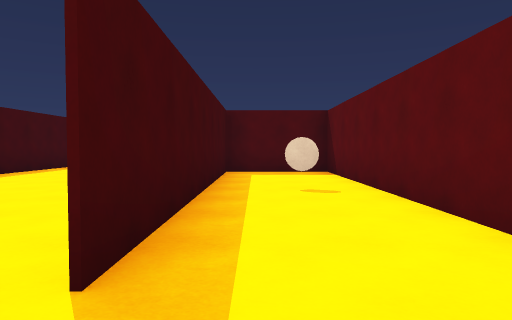
View 1 (above)

24 first-person views from a walk through a Unity game level. The camera is 1.2 m above the floor, tilts 2° down and sees 70° across. Doors are open. The floor is counted in squares, 2 m on a side. Each view is taken from the middle of a square. On the plan, view 1 faces up. The plan holds only what a view shows up to about 10 squares ahead; the rest is blank. The place goes on beyond the plan. The player is left out.

View 2
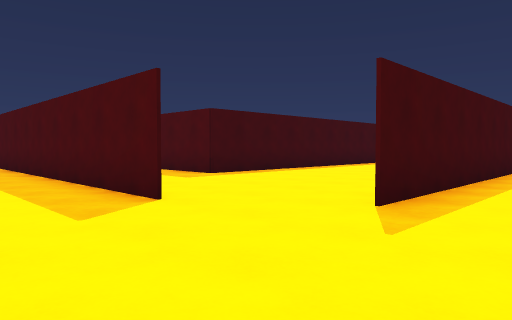

View 3
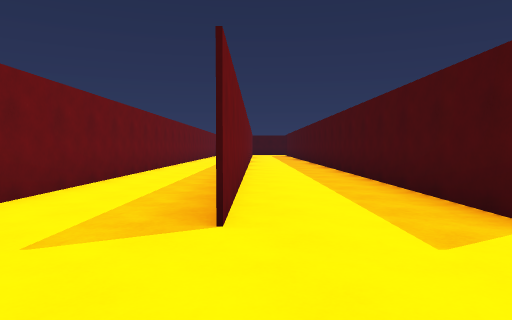

View 4
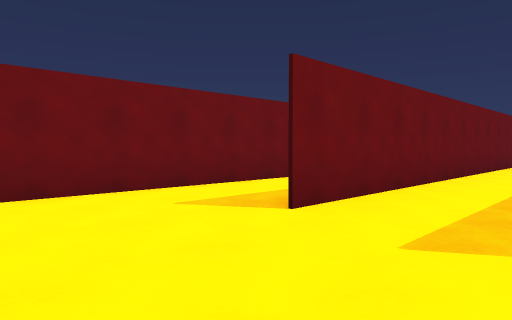

View 5
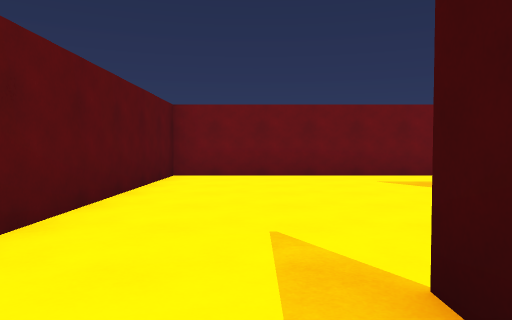

View 6
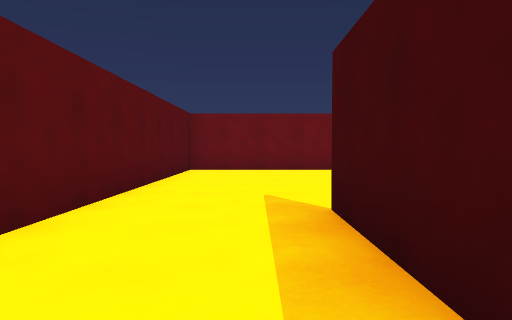

View 7
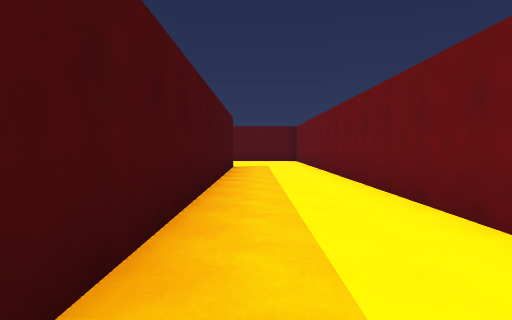

View 8
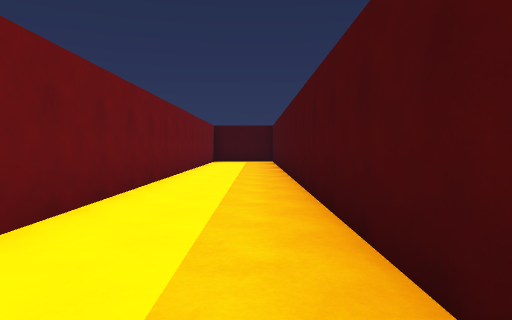

View 9
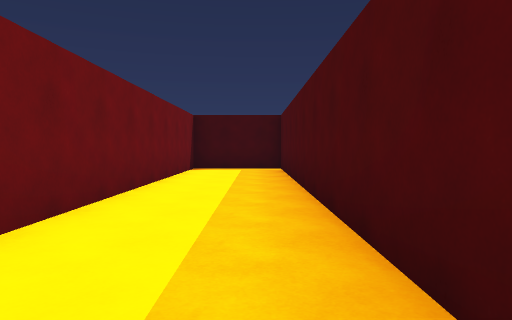

View 10
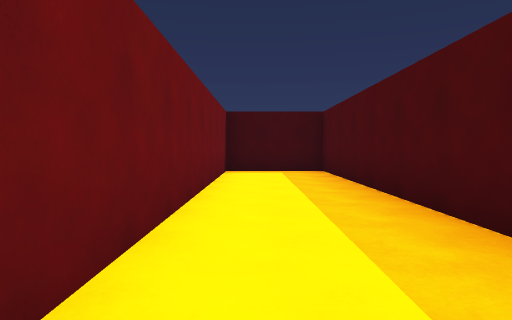

View 11
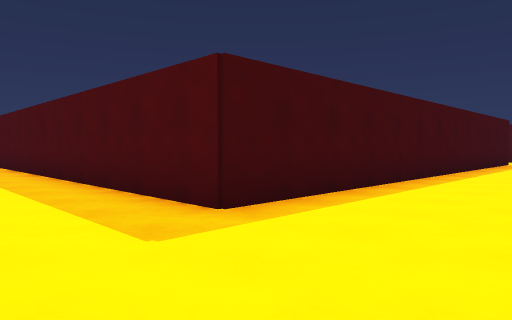

View 12
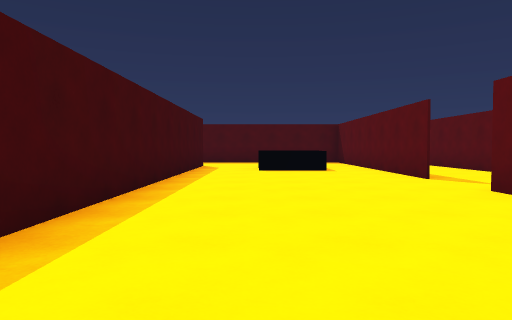

View 13
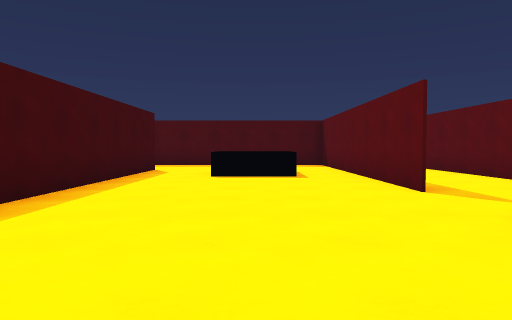

View 14
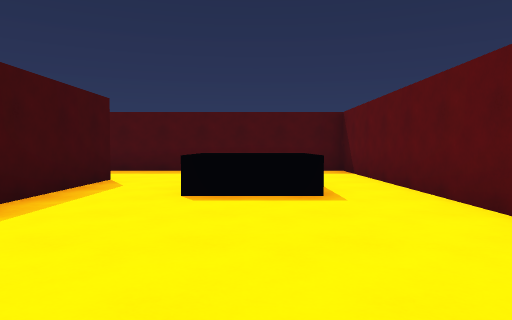

View 15
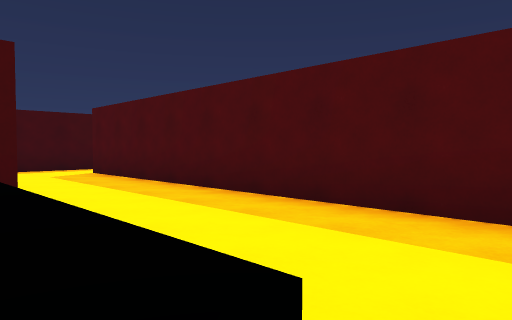

View 16
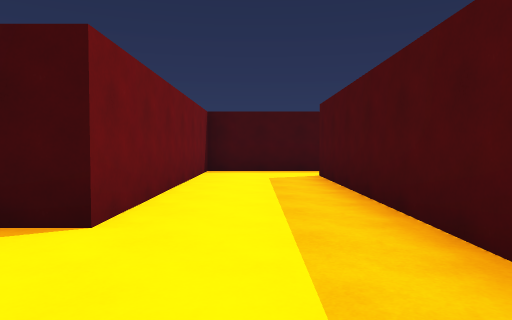

View 17
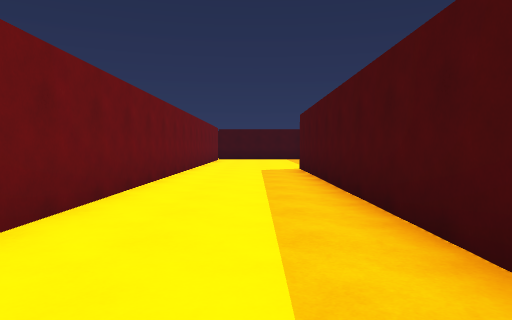

View 18
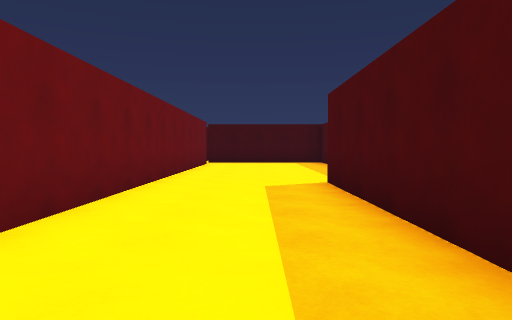

View 19
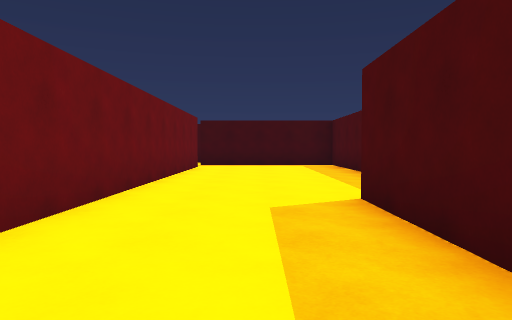

View 20
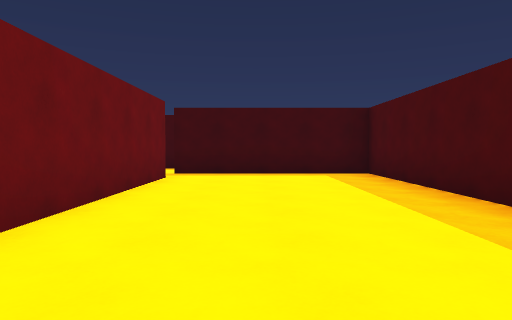

View 21
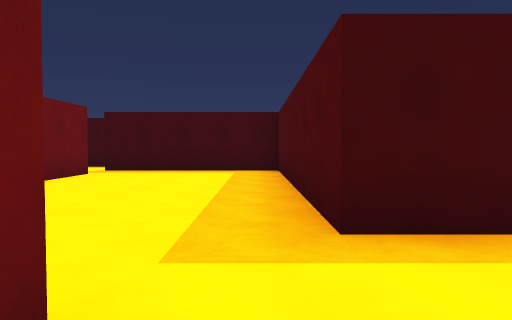

View 22
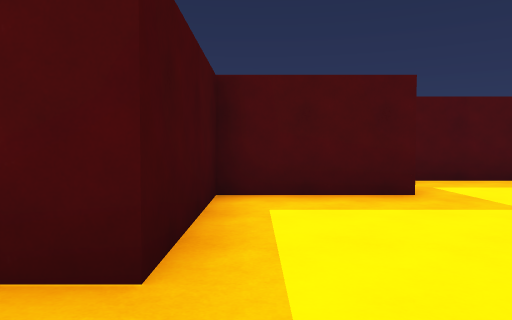

View 23
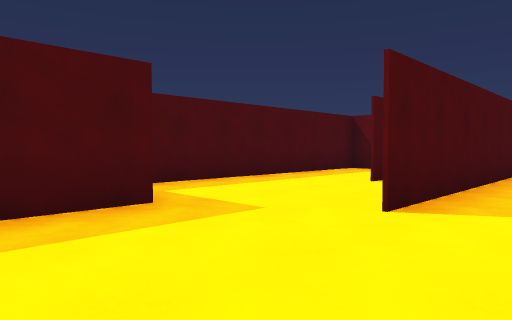

View 24
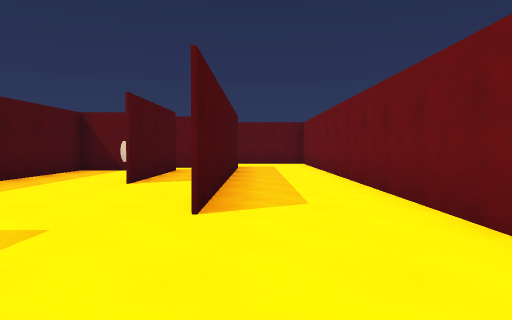

### Floor plan
Points are (right, up) in squares from view 1. A wall is a line through its corners. A room is listed if a view was taken in it or the views show most of it. See-through windows are left out.
Room 1 (views 1, 2, 3, 4, 5, 6, 7, 8, 9, 10)
walls: (-12, -2.2) (-2.8, -2.2); (-4, -2.3) (-25.2, -2.3) (-25.2, -4.7) (1.7, -4.7) (1.7, 8.9) (-0.7, 8.9) (-0.7, 1.5); (-2.6, 0.2) (-11, 0.2)
ways out: opening at (-2, 1.5) to room 2
objects: other object (1, 5)
Room 2 (views 11, 12, 13, 14, 15, 16, 17, 18, 19, 20)
walls: (-0.8, 8.5) (-0.8, 9); (-0.8, 10.9) (-0.8, 18.3) (-10.8, 18.3); (-12.2, 18.5) (-12.2, 15.8) (-5.7, 15.8) (-5.7, 3.2) (-18.2, 3.2); (-19.5, 0.2) (-10.5, 0.2)
ways out: opening at (-2, 1.5) to room 1; opening at (-18.5, 1.5) to room 4; opening at (-1, 10)
Room 3 (views 21, 24)
walls: (-16.9, 7.6) (-19.5, 7.6) (-19.5, 4.6); (-9.6, 8.2) (-9.6, 9.5) (-16.2, 9.5); (-9.2, 5.5) (-15.8, 5.5); (-18.2, 3.3) (-9, 3.3)
ways out: opening at (-19, 4) to room 4
objects: other object (-10, 8)
Room 4 (views 22, 23)
walls: (-19.5, 4.6) (-26.4, 4.6) (-26.4, 0.1); (-25.2, 0.2) (-19.5, 0.2)
ways out: opening at (-18.5, 1.5) to room 2; opening at (-19, 4) to room 3; opening at (-26, 0)

Where each view was taken, in squares from view 1:
view 1: 0 up, 0 right, facing up
view 2: 2 down, 1 right, facing up-left
view 3: 2 down, 0 right, facing left
view 4: 0 up, 0 right, facing down-left
view 5: 3 up, 0 right, facing down
view 6: 5 up, 0 right, facing down
view 7: 3 down, 14 left, facing right
view 8: 3 down, 10 left, facing left
view 9: 3 down, 15 left, facing left
view 10: 4 down, 16 left, facing left
view 11: 1 up, 3 left, facing up-left
view 12: 4 up, 4 left, facing up
view 13: 6 up, 3 left, facing up
view 14: 9 up, 3 left, facing up
view 15: 15 up, 2 left, facing up-left
view 16: 17 up, 3 left, facing left
view 17: 2 up, 8 left, facing left
view 18: 2 up, 12 left, facing left
view 19: 2 up, 14 left, facing left
view 20: 2 up, 18 left, facing left
view 21: 4 up, 17 left, facing left
view 22: 3 up, 19 left, facing up
view 23: 4 up, 19 left, facing up-right
view 24: 5 up, 19 left, facing right
